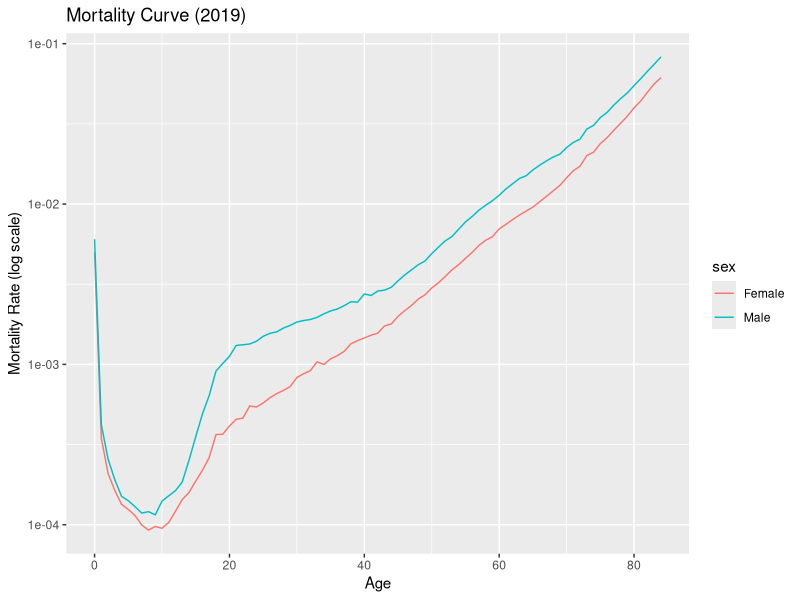
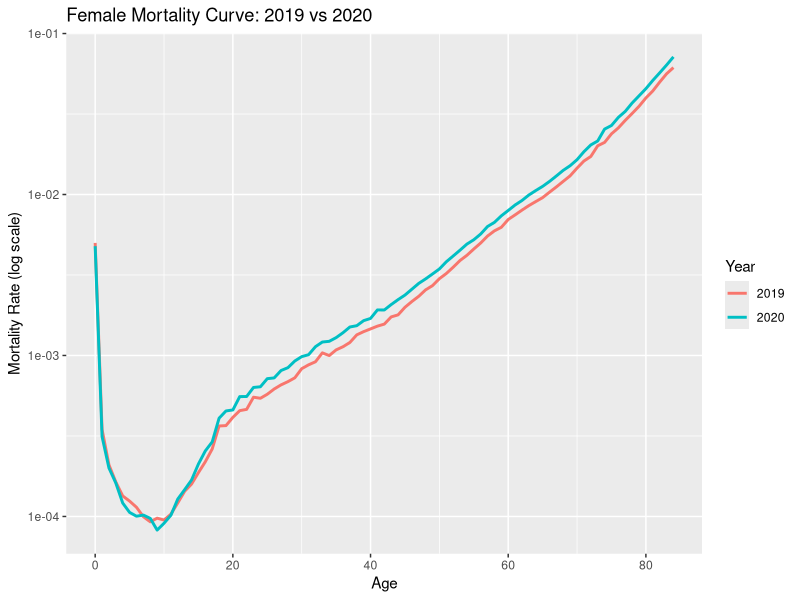
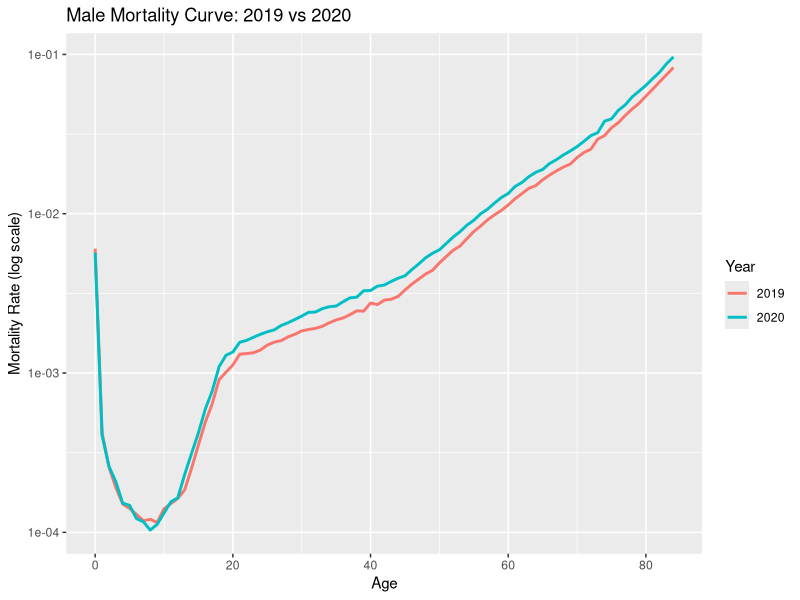
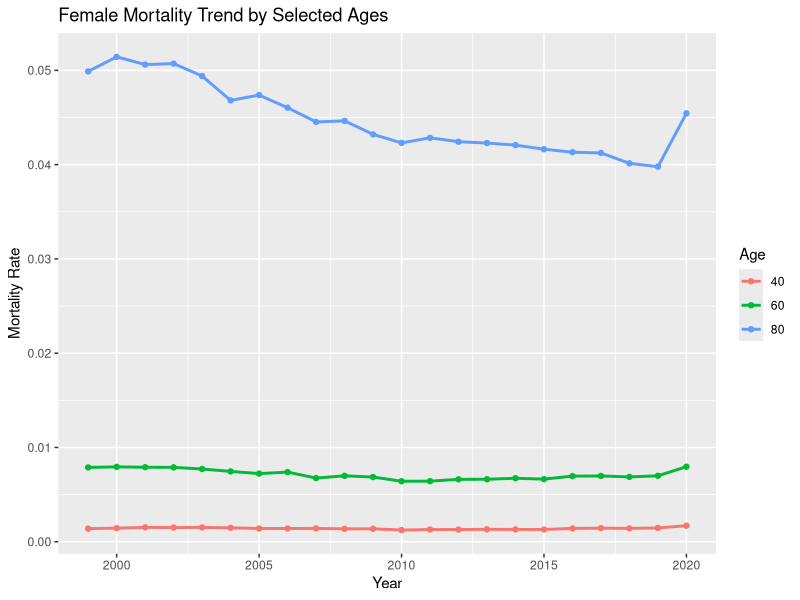
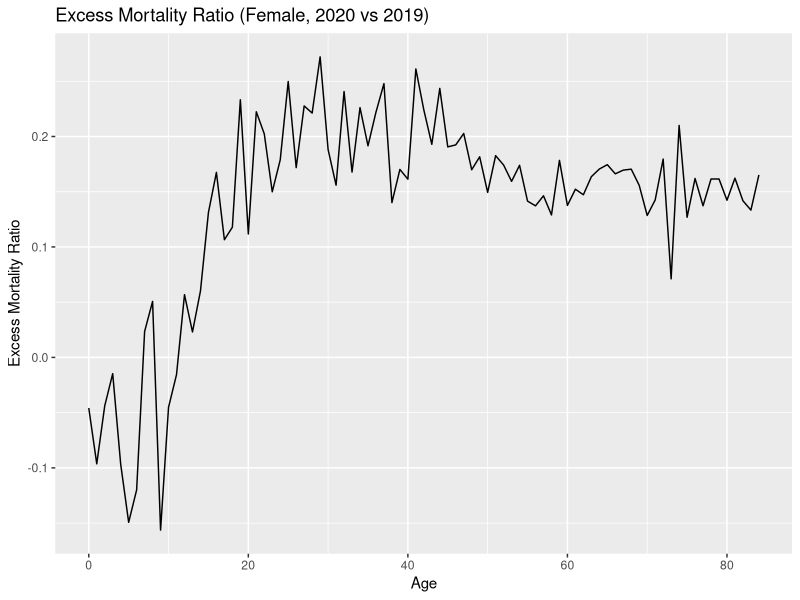
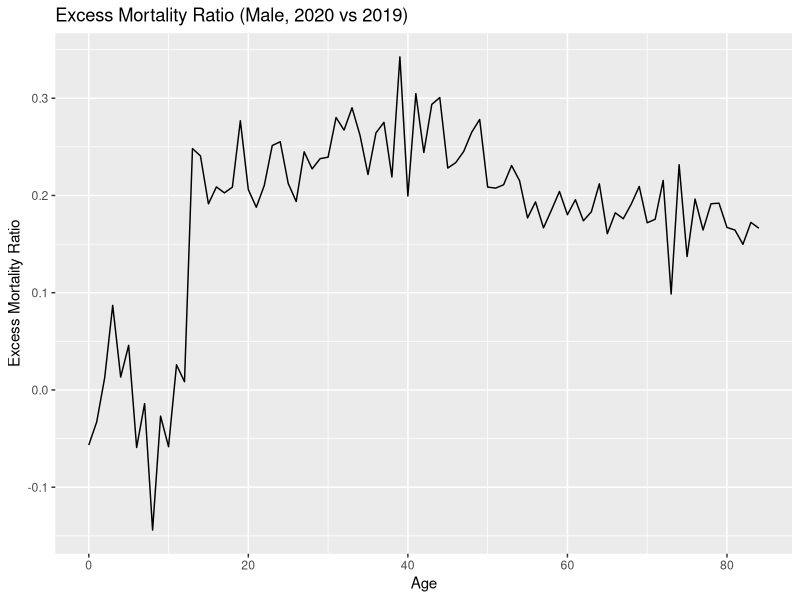
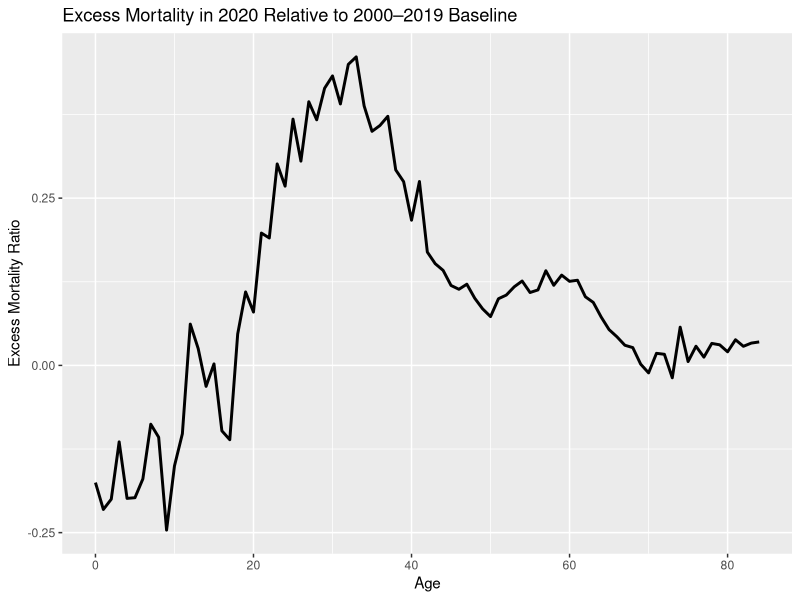
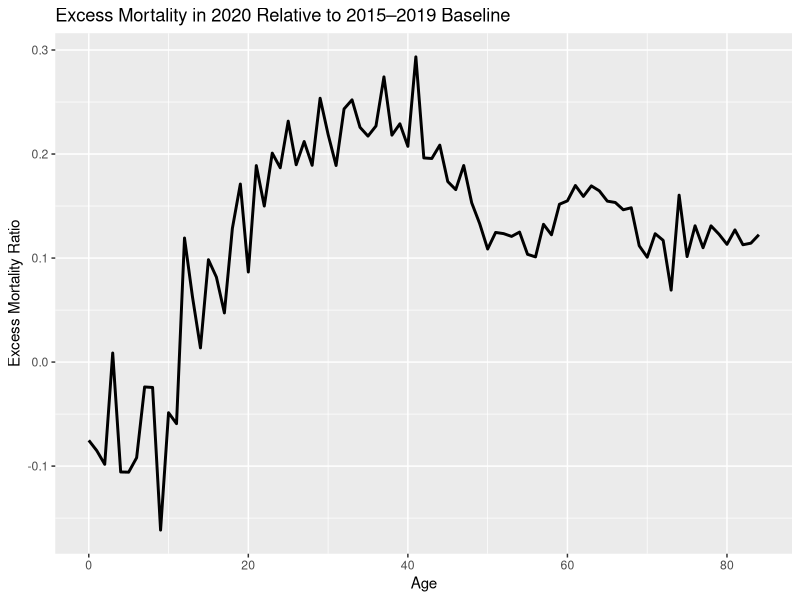

Here is the R script that generated these plots, in order:
library(readr)
library(dplyr)
library(ggplot2)

mort_clean <- read_csv("data/processed/mortality_clean.csv")

mort_clean <- mort_clean %>%
  mutate(qx = deaths / population)

# mortality curve for one year
mort_2019 <- mort_clean %>%
  filter(Year == 2019)

p_mort_2019 <- ggplot(mort_2019, aes(x = age, y = qx, color = sex)) +
  geom_line() +
  scale_y_log10() +
  labs(
    title = "Mortality Curve (2019)",
    x = "Age",
    y = "Mortality Rate (log scale)"
  )

ggsave(
  "outputs/03_mortality_curve_2019.png",
  plot = p_mort_2019,
  width = 8,
  height = 5,
  dpi = 300
)

mort_compare_f <- mort_clean %>%
  filter(Year %in% c(2019, 2020), sex == "Female")

p_mort_f <- ggplot(mort_compare_f, aes(x = age, y = qx, color = factor(Year))) +
  geom_line(linewidth = 1) +
  scale_y_log10() +
  labs(
    title = "Female Mortality Curve: 2019 vs 2020",
    x = "Age",
    y = "Mortality Rate (log scale)",
    color = "Year"
  )

ggsave(
  "outputs/03_mortality_female_2019_2020.png",
  plot = p_mort_f,
  width = 8,
  height = 5,
  dpi = 300
)

mort_compare_m <- mort_clean %>%
  filter(Year %in% c(2019, 2020), sex == "Male")

p_mort_m <- ggplot(mort_compare_m, aes(x = age, y = qx, color = factor(Year))) +
  geom_line(linewidth = 1) +
  scale_y_log10() +
  labs(
    title = "Male Mortality Curve: 2019 vs 2020",
    x = "Age",
    y = "Mortality Rate (log scale)",
    color = "Year"
  )

ggsave(
  "outputs/03_mortality_male_2019_2020.png",
  plot = p_mort_m,
  width = 8,
  height = 5,
  dpi = 300
)


mort_trend <- mort_clean %>%
  filter(age %in% c(40, 60, 80), sex == "Female")

p_trend <- ggplot(mort_trend, aes(x = Year, y = qx, color = factor(age))) +
  geom_line(linewidth = 1) +
  geom_point() +
  labs(
    title = "Female Mortality Trend by Selected Ages",
    x = "Year",
    y = "Mortality Rate",
    color = "Age"
  )

ggsave(
  "outputs/03_mortality_trend_female.png",
  plot = p_trend,
  width = 8,
  height = 5,
  dpi = 300
)

mort_excess_f <- mort_clean %>%
  filter(Year %in% c(2019, 2020), sex == "Female") %>%
  select(Year, age, qx) %>%
  tidyr::pivot_wider(names_from = Year, values_from = qx) %>%
  mutate(excess_ratio = (`2020` / `2019`) - 1)

p_excess_f <- ggplot(mort_excess_f, aes(x = age, y = excess_ratio)) +
  geom_line() +
  labs(
    title = "Excess Mortality Ratio (Female, 2020 vs 2019)",
    x = "Age",
    y = "Excess Mortality Ratio"
  )

ggsave(
  "outputs/03_excess_mortality_female.png",
  plot = p_excess_f,
  width = 8,
  height = 5,
  dpi = 300
)

mort_excess_m <- mort_clean %>%
  filter(Year %in% c(2019, 2020), sex == "Male") %>%
  select(Year, age, qx) %>%
  tidyr::pivot_wider(names_from = Year, values_from = qx) %>%
  mutate(excess_ratio = (`2020` / `2019`) - 1)

p_excess_m <- ggplot(mort_excess_m, aes(x = age, y = excess_ratio)) +
  geom_line() +
  labs(
    title = "Excess Mortality Ratio (Male, 2020 vs 2019)",
    x = "Age",
    y = "Excess Mortality Ratio"
  )

ggsave(
  "outputs/03_excess_mortality_male.png",
  plot = p_excess_m,
  width = 8,
  height = 5,
  dpi = 300
)

twentyy_baseline_mort <- mort_clean %>% #here can be argued with precisee weight, intuitively should be closer to 2020 the heigher weight.
  filter(Year >= 2000, Year <= 2019, sex == "Female") %>%
  group_by(age) %>%
  summarise(
    baseline_qx = mean(qx, na.rm = TRUE)
  )


mort_2020 <- mort_clean %>%
  filter(Year == 2020, sex == "Female") %>%
  select(age, qx)

covid_excess <- twentyy_baseline_mort %>%
  left_join(mort_2020, by = "age") %>%
  mutate(
    excess_ratio = qx / baseline_qx - 1
  )

p1 <- ggplot(covid_excess, aes(x = age, y = excess_ratio)) +
  geom_line(linewidth = 1) +
  labs(
    title = "Excess Mortality in 2020 Relative to 2000–2019 Baseline",
    x = "Age",
    y = "Excess Mortality Ratio"
  )

baseline_5yr <- mort_clean %>%
  filter(Year >= 2015, Year <= 2019, sex == "Female") %>%
  group_by(age) %>%
  summarise(
    baseline_qx = mean(qx, na.rm = TRUE)
  )


covid_excess_5yr <- baseline_5yr %>%
  left_join(mort_2020, by = "age") %>%
  mutate(
    excess_ratio = qx / baseline_qx - 1
  )


p2 <- ggplot(covid_excess_5yr, aes(x = age, y = excess_ratio)) +
  geom_line(linewidth = 1) +
  labs(
    title = "Excess Mortality in 2020 Relative to 2015–2019 Baseline",
    x = "Age",
    y = "Excess Mortality Ratio"
  )

# avoid error
if(!dir.exists("outputs")){
  dir.create("outputs")
}

# output plots
ggsave(
  filename = "outputs/excess_mortality_2000_2019.png",
  plot = p1,
  width = 8,
  height = 5,
  dpi = 300
)

ggsave(
  filename = "outputs/excess_mortality_2015_2019.png",
  plot = p2,
  width = 8,
  height = 5,
  dpi = 300
)
